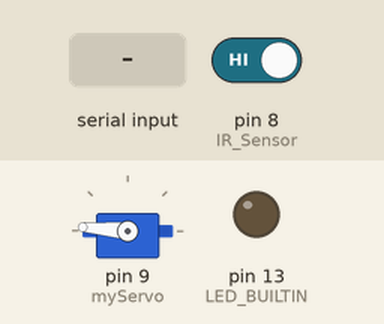
The sketch below on a simulated Arduino Uno, built with avr-gcc and run on an emulated ATmega328P. Parts: servo, output pins drawn as LEDs (lit = HIGH). Inputs (shaded band) come from the test bench; at power-on: pin 8 (IR_Sensor) HIGH. At 4.3 s the program stops and its outputs stay as they are.

Above: at 1.2 s.
1.3 s: "A" received over the second serial link
At 2.9 s:
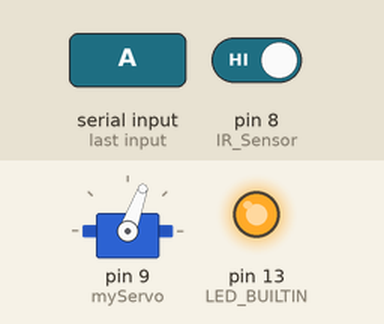
Timing chart, 0 to 4.4 s (numbered marks = the images above; inputs shaded):
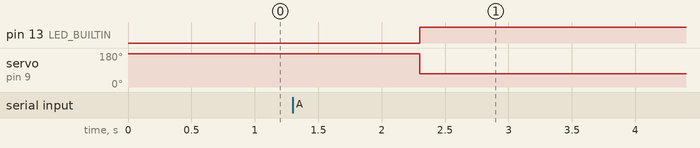

The sketch:

Covid_19_Door_Function_Code.ino
```cpp
/* Covid-19 Function's Door Part Code */

#include <Servo.h>
#include <SoftwareSerial.h>

SoftwareSerial BTSerial(10, 11); // RX, TX
String state;
Servo myServo;
#define Position 70
#define IR_Sensor 8

void setup() {
  BTSerial.begin(38400);
  myServo.attach(9);
  myServo.write(175);
  pinMode(IR_Sensor, INPUT);
  pinMode(LED_BUILTIN, OUTPUT);
}

void loop() {
  if (digitalRead(IR_Sensor) == LOW) {
    BTSerial.write('1');
    delay(1000);
  }
  if (BTSerial.available()) {
    state = BTSerial.readString();

    if (state == "A") {
      digitalWrite(LED_BUILTIN, HIGH);
      myServo.write(Position);
      delay(2000);
      myServo.write(180);
      exit(0);
    }
  }
}
```

Measured:
- after the input at 1.3 s, pin 13 (LED_BUILTIN): LOW → HIGH after 1.0 s; servo on pin 9 (myServo): 175° → 70° after 1.0 s
